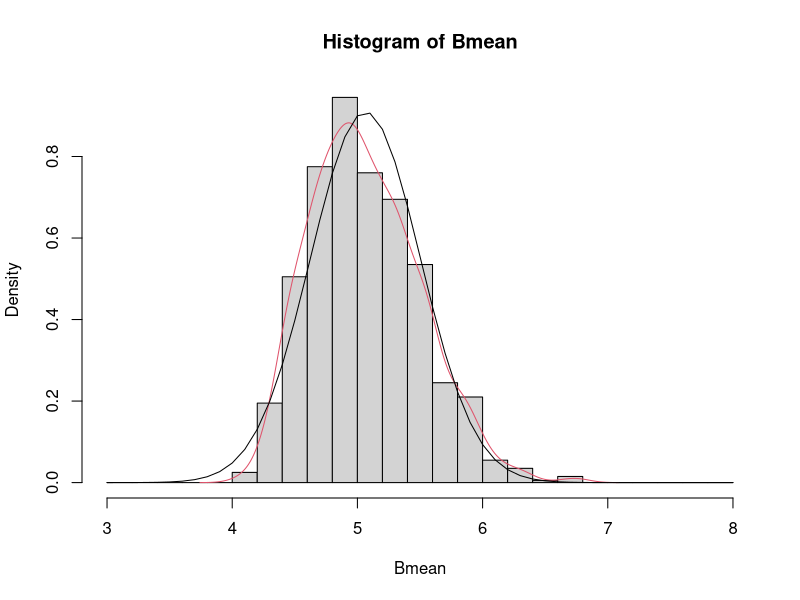

Recreate this plot in R.
## Ex 1.7a
set.seed(829914)
y=c(4.313, 4.513, 5.489, 4.265, 3.641, 5.106, 8.006, 5.087) ##Data set
nBoot=1000      ## How many times to bootstrap
Bmean=replicate(nBoot,mean(sample(y, size=8, replace=T)))
hist(Bmean,breaks=seq(3,8,by=.2), freq=F)   #Frequency is true by default.  Setting it to false gives a relative frequency histogram
lines(density(Bmean),col=2)  #Adds the smoothed curve over the histogram
lines(seq(3,8,by=.1), dnorm(seq(3,8,by=.1), mean(Bmean), sd(Bmean))) #Adds the normal approx over the histogram
quantile(Bmean, .95)  ## Find the 95th percentile of the vector Bmean

## Ex 1.7b
set.seed(618132)
y=c(4.313, 4.513, 5.489, 4.265, 3.641, 5.106, 8.006, 5.087) ##Data set
nBoot1=1000  #number of samples to take from y
nBoot2=1000  #number of times to compute qhat.95 for confidence interval construction
Bq=vector(length=nBoot2) #storage for quantiles
for(i in 1:nBoot2){
  Bmean=replicate(nBoot1,mean(sample(y, size=8, replace=T)))
  Bq[i]=quantile(Bmean, .95)
}
quantile(Bq, c(.025, .975))
